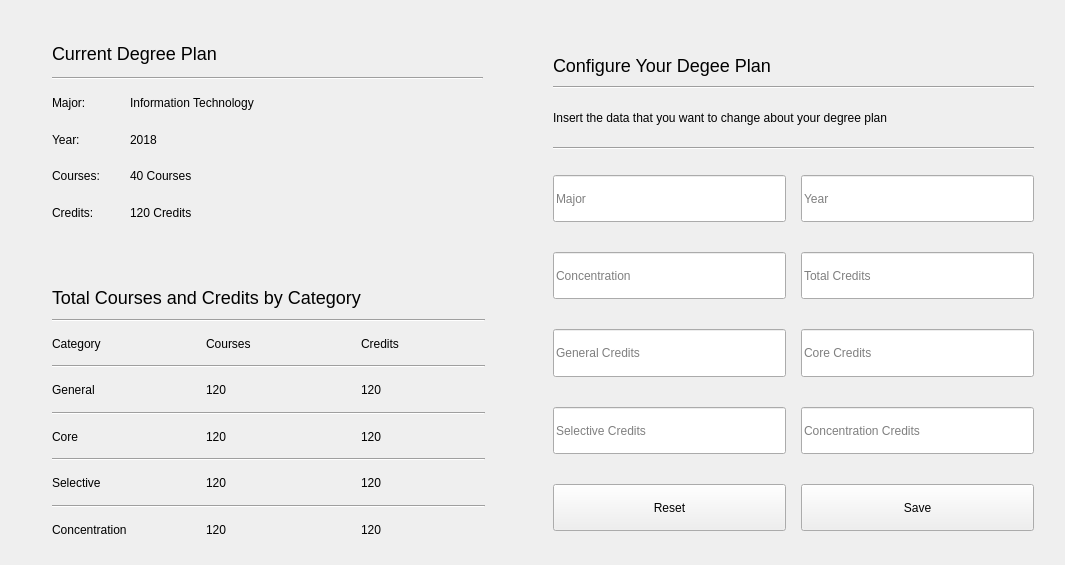
         <widget class="QWidget" name="degreeplan_page">
          <widget class="QFrame" name="current_degreeplan">
           <property name="geometry">
            <rect>
             <x>32</x>
             <y>25</y>
             <width>470</width>
             <height>221</height>
            </rect>
           </property>
           <property name="styleSheet">
            <string notr="true"/>
           </property>
           <property name="frameShape">
            <enum>QFrame::NoFrame</enum>
           </property>
           <property name="frameShadow">
            <enum>QFrame::Plain</enum>
           </property>
           <widget class="QWidget" name="layoutWidget_3">
            <property name="geometry">
             <rect>
              <x>10</x>
              <y>10</y>
              <width>451</width>
              <height>196</height>
             </rect>
            </property>
            <layout class="QGridLayout" name="gridLayout_8">
             <property name="leftMargin">
              <number>10</number>
             </property>
             <property name="topMargin">
              <number>5</number>
             </property>
             <property name="rightMargin">
              <number>10</number>
             </property>
             <property name="bottomMargin">
              <number>5</number>
             </property>
             <property name="horizontalSpacing">
              <number>30</number>
             </property>
             <property name="verticalSpacing">
              <number>10</number>
             </property>
             <item row="0" column="0" colspan="2">
              <widget class="QLabel" name="user_sum_fullname_7">
               <property name="styleSheet">
                <string notr="true">font-size: 18px;</string>
               </property>
               <property name="text">
                <string>Current Degree Plan</string>
               </property>
              </widget>
             </item>
             <item row="4" column="1">
              <widget class="QLabel" name="user_sum_concentration_17">
               <property name="sizePolicy">
                <sizepolicy hsizetype="Expanding" vsizetype="Preferred">
                 <horstretch>0</horstretch>
                 <verstretch>0</verstretch>
                </sizepolicy>
               </property>
               <property name="text">
                <string>40 Courses</string>
               </property>
              </widget>
             </item>
             <item row="2" column="0">
              <widget class="QLabel" name="user_sum_major_27">
               <property name="sizePolicy">
                <sizepolicy hsizetype="Preferred" vsizetype="Preferred">
                 <horstretch>0</horstretch>
                 <verstretch>0</verstretch>
                </sizepolicy>
               </property>
               <property name="text">
                <string>Major:</string>
               </property>
              </widget>
             </item>
             <item row="4" column="0">
              <widget class="QLabel" name="user_sum_concentration_11">
               <property name="sizePolicy">
                <sizepolicy hsizetype="Preferred" vsizetype="Preferred">
                 <horstretch>0</horstretch>
                 <verstretch>0</verstretch>
                </sizepolicy>
               </property>
               <property name="text">
                <string>Courses:</string>
               </property>
              </widget>
             </item>
             <item row="2" column="1">
              <widget class="QLabel" name="user_sum_major_45">
               <property name="sizePolicy">
                <sizepolicy hsizetype="Expanding" vsizetype="Preferred">
                 <horstretch>0</horstretch>
                 <verstretch>0</verstretch>
                </sizepolicy>
               </property>
               <property name="text">
                <string>Information Technology</string>
               </property>
              </widget>
             </item>
             <item row="1" column="0" colspan="2">
              <widget class="Line" name="line_9">
               <property name="orientation">
                <enum>Qt::Horizontal</enum>
               </property>
              </widget>
             </item>
             <item row="5" column="0">
              <widget class="QLabel" name="user_sum_concentration_12">
               <property name="sizePolicy">
                <sizepolicy hsizetype="Preferred" vsizetype="Preferred">
                 <horstretch>0</horstretch>
                 <verstretch>0</verstretch>
                </sizepolicy>
               </property>
               <property name="text">
                <string>Credits:</string>
               </property>
              </widget>
             </item>
             <item row="5" column="1">
              <widget class="QLabel" name="user_sum_concentration_18">
               <property name="sizePolicy">
                <sizepolicy hsizetype="Expanding" vsizetype="Preferred">
                 <horstretch>0</horstretch>
                 <verstretch>0</verstretch>
                </sizepolicy>
               </property>
               <property name="text">
                <string>120 Credits</string>
               </property>
              </widget>
             </item>
             <item row="3" column="0">
              <widget class="QLabel" name="user_sum_major_28">
               <property name="sizePolicy">
                <sizepolicy hsizetype="Preferred" vsizetype="Preferred">
                 <horstretch>0</horstretch>
                 <verstretch>0</verstretch>
                </sizepolicy>
               </property>
               <property name="text">
                <string>Year:</string>
               </property>
              </widget>
             </item>
             <item row="3" column="1">
              <widget class="QLabel" name="user_sum_major_46">
               <property name="sizePolicy">
                <sizepolicy hsizetype="Expanding" vsizetype="Preferred">
                 <horstretch>0</horstretch>
                 <verstretch>0</verstretch>
                </sizepolicy>
               </property>
               <property name="text">
                <string>2018</string>
               </property>
              </widget>
             </item>
            </layout>
           </widget>
          </widget>
          <widget class="QFrame" name="courses_by_category">
           <property name="geometry">
            <rect>
             <x>32</x>
             <y>270</y>
             <width>470</width>
             <height>286</height>
            </rect>
           </property>
           <property name="styleSheet">
            <string notr="true"/>
           </property>
           <property name="frameShape">
            <enum>QFrame::NoFrame</enum>
           </property>
           <property name="frameShadow">
            <enum>QFrame::Plain</enum>
           </property>
           <widget class="QWidget" name="layoutWidget_13">
            <property name="geometry">
             <rect>
              <x>10</x>
              <y>10</y>
              <width>453</width>
              <height>266</height>
             </rect>
            </property>
            <layout class="QGridLayout" name="gridLayout_11">
             <property name="leftMargin">
              <number>10</number>
             </property>
             <property name="topMargin">
              <number>5</number>
             </property>
             <property name="rightMargin">
              <number>10</number>
             </property>
             <property name="bottomMargin">
              <number>5</number>
             </property>
             <property name="horizontalSpacing">
              <number>30</number>
             </property>
             <property name="verticalSpacing">
              <number>10</number>
             </property>
             <item row="8" column="2">
              <widget class="QLabel" name="user_sum_concentration_34">
               <property name="sizePolicy">
                <sizepolicy hsizetype="Expanding" vsizetype="Preferred">
                 <horstretch>0</horstretch>
                 <verstretch>0</verstretch>
                </sizepolicy>
               </property>
               <property name="text">
                <string>120</string>
               </property>
              </widget>
             </item>
             <item row="10" column="2">
              <widget class="QLabel" name="user_sum_concentration_35">
               <property name="sizePolicy">
                <sizepolicy hsizetype="Expanding" vsizetype="Preferred">
                 <horstretch>0</horstretch>
                 <verstretch>0</verstretch>
                </sizepolicy>
               </property>
               <property name="text">
                <string>120</string>
               </property>
              </widget>
             </item>
             <item row="1" column="0" colspan="3">
              <widget class="Line" name="line_25">
               <property name="orientation">
                <enum>Qt::Horizontal</enum>
               </property>
              </widget>
             </item>
             <item row="0" column="0" colspan="3">
              <widget class="QLabel" name="user_sum_fullname_10">
               <property name="styleSheet">
                <string notr="true">font-size: 18px;</string>
               </property>
               <property name="text">
                <string>Total Courses and Credits by Category</string>
               </property>
              </widget>
             </item>
             <item row="8" column="0">
              <widget class="QLabel" name="user_sum_concentration_27">
               <property name="sizePolicy">
                <sizepolicy hsizetype="Expanding" vsizetype="Preferred">
                 <horstretch>0</horstretch>
                 <verstretch>0</verstretch>
                </sizepolicy>
               </property>
               <property name="text">
                <string>Selective</string>
               </property>
              </widget>
             </item>
             <item row="4" column="0">
              <widget class="QLabel" name="user_sum_concentration_25">
               <property name="sizePolicy">
                <sizepolicy hsizetype="Expanding" vsizetype="Preferred">
                 <horstretch>0</horstretch>
                 <verstretch>0</verstretch>
                </sizepolicy>
               </property>
               <property name="text">
                <string>General</string>
               </property>
              </widget>
             </item>
             <item row="8" column="1">
              <widget class="QLabel" name="user_sum_concentration_30">
               <property name="sizePolicy">
                <sizepolicy hsizetype="Expanding" vsizetype="Preferred">
                 <horstretch>0</horstretch>
                 <verstretch>0</verstretch>
                </sizepolicy>
               </property>
               <property name="text">
                <string>120</string>
               </property>
              </widget>
             </item>
             <item row="10" column="0">
              <widget class="QLabel" name="user_sum_concentration_28">
               <property name="sizePolicy">
                <sizepolicy hsizetype="Expanding" vsizetype="Preferred">
                 <horstretch>0</horstretch>
                 <verstretch>0</verstretch>
                </sizepolicy>
               </property>
               <property name="text">
                <string>Concentration</string>
               </property>
              </widget>
             </item>
             <item row="6" column="0">
              <widget class="QLabel" name="user_sum_concentration_26">
               <property name="sizePolicy">
                <sizepolicy hsizetype="Expanding" vsizetype="Preferred">
                 <horstretch>0</horstretch>
                 <verstretch>0</verstretch>
                </sizepolicy>
               </property>
               <property name="text">
                <string>Core</string>
               </property>
              </widget>
             </item>
             <item row="3" column="0" colspan="3">
              <widget class="Line" name="line_26">
               <property name="orientation">
                <enum>Qt::Horizontal</enum>
               </property>
              </widget>
             </item>
             <item row="6" column="1">
              <widget class="QLabel" name="user_sum_concentration_29">
               <property name="sizePolicy">
                <sizepolicy hsizetype="Expanding" vsizetype="Preferred">
                 <horstretch>0</horstretch>
                 <verstretch>0</verstretch>
                </sizepolicy>
               </property>
               <property name="text">
                <string>120</string>
               </property>
              </widget>
             </item>
             <item row="4" column="1">
              <widget class="QLabel" name="user_sum_concentration_24">
               <property name="sizePolicy">
                <sizepolicy hsizetype="Expanding" vsizetype="Preferred">
                 <horstretch>0</horstretch>
                 <verstretch>0</verstretch>
                </sizepolicy>
               </property>
               <property name="text">
                <string>120</string>
               </property>
              </widget>
             </item>
             <item row="2" column="2">
              <widget class="QLabel" name="user_sum_major_66">
               <property name="sizePolicy">
                <sizepolicy hsizetype="Expanding" vsizetype="Preferred">
                 <horstretch>0</horstretch>
                 <verstretch>0</verstretch>
                </sizepolicy>
               </property>
               <property name="text">
                <string>Credits</string>
               </property>
              </widget>
             </item>
             <item row="10" column="1">
              <widget class="QLabel" name="user_sum_concentration_31">
               <property name="sizePolicy">
                <sizepolicy hsizetype="Expanding" vsizetype="Preferred">
                 <horstretch>0</horstretch>
                 <verstretch>0</verstretch>
                </sizepolicy>
               </property>
               <property name="text">
                <string>120</string>
               </property>
              </widget>
             </item>
             <item row="4" column="2">
              <widget class="QLabel" name="user_sum_concentration_32">
               <property name="sizePolicy">
                <sizepolicy hsizetype="Expanding" vsizetype="Preferred">
                 <horstretch>0</horstretch>
                 <verstretch>0</verstretch>
                </sizepolicy>
               </property>
               <property name="text">
                <string>120</string>
               </property>
              </widget>
             </item>
             <item row="2" column="0">
              <widget class="QLabel" name="user_sum_major_65">
               <property name="sizePolicy">
                <sizepolicy hsizetype="Expanding" vsizetype="Preferred">
                 <horstretch>0</horstretch>
                 <verstretch>0</verstretch>
                </sizepolicy>
               </property>
               <property name="text">
                <string>Category</string>
               </property>
              </widget>
             </item>
             <item row="2" column="1">
              <widget class="QLabel" name="user_sum_major_64">
               <property name="sizePolicy">
                <sizepolicy hsizetype="Expanding" vsizetype="Preferred">
                 <horstretch>0</horstretch>
                 <verstretch>0</verstretch>
                </sizepolicy>
               </property>
               <property name="text">
                <string>Courses</string>
               </property>
              </widget>
             </item>
             <item row="6" column="2">
              <widget class="QLabel" name="user_sum_concentration_33">
               <property name="sizePolicy">
                <sizepolicy hsizetype="Expanding" vsizetype="Preferred">
                 <horstretch>0</horstretch>
                 <verstretch>0</verstretch>
                </sizepolicy>
               </property>
               <property name="text">
                <string>120</string>
               </property>
              </widget>
             </item>
             <item row="5" column="0" colspan="3">
              <widget class="Line" name="line_27">
               <property name="orientation">
                <enum>Qt::Horizontal</enum>
               </property>
              </widget>
             </item>
             <item row="7" column="0" colspan="3">
              <widget class="Line" name="line_31">
               <property name="orientation">
                <enum>Qt::Horizontal</enum>
               </property>
              </widget>
             </item>
             <item row="9" column="0" colspan="3">
              <widget class="Line" name="line_32">
               <property name="orientation">
                <enum>Qt::Horizontal</enum>
               </property>
              </widget>
             </item>
            </layout>
           </widget>
          </widget>
          <widget class="QFrame" name="config_degreeplan">
           <property name="geometry">
            <rect>
             <x>533</x>
             <y>30</y>
             <width>523</width>
             <height>526</height>
            </rect>
           </property>
           <property name="styleSheet">
            <string notr="true"/>
           </property>
           <property name="frameShape">
            <enum>QFrame::NoFrame</enum>
           </property>
           <property name="frameShadow">
            <enum>QFrame::Plain</enum>
           </property>
           <widget class="QWidget" name="layoutWidget">
            <property name="geometry">
             <rect>
              <x>20</x>
              <y>20</y>
              <width>481</width>
              <height>486</height>
             </rect>
            </property>
            <layout class="QVBoxLayout" name="config_degreeplan_container" stretch="0,0,2,0,20">
             <property name="spacing">
              <number>10</number>
             </property>
             <property name="topMargin">
              <number>5</number>
             </property>
             <property name="bottomMargin">
              <number>0</number>
             </property>
             <item>
              <widget class="QLabel" name="config_degreeplan_title">
               <property name="styleSheet">
                <string notr="true">font-size: 18px;</string>
               </property>
               <property name="text">
                <string>Configure Your Degee Plan</string>
               </property>
              </widget>
             </item>
             <item>
              <widget class="Line" name="config_degreeplan_line1">
               <property name="orientation">
                <enum>Qt::Horizontal</enum>
               </property>
              </widget>
             </item>
             <item>
              <widget class="QLabel" name="config_degreeplan_guide">
               <property name="text">
                <string>Insert the data that you want to change about your degree plan</string>
               </property>
              </widget>
             </item>
             <item>
              <widget class="Line" name="config_degreeplan_line2">
               <property name="orientation">
                <enum>Qt::Horizontal</enum>
               </property>
              </widget>
             </item>
             <item>
              <layout class="QGridLayout" name="config_degreeplan_input_container">
               <property name="topMargin">
                <number>15</number>
               </property>
               <property name="rightMargin">
                <number>0</number>
               </property>
               <property name="bottomMargin">
                <number>5</number>
               </property>
               <property name="horizontalSpacing">
                <number>15</number>
               </property>
               <property name="verticalSpacing">
                <number>30</number>
               </property>
               <item row="0" column="1">
                <widget class="QLineEdit" name="config_degreeplan_year">
                 <property name="sizePolicy">
                  <sizepolicy hsizetype="Expanding" vsizetype="Expanding">
                   <horstretch>0</horstretch>
                   <verstretch>0</verstretch>
                  </sizepolicy>
                 </property>
                 <property name="text">
                  <string/>
                 </property>
                 <property name="placeholderText">
                  <string>Year</string>
                 </property>
                </widget>
               </item>
               <item row="1" column="0">
                <widget class="QLineEdit" name="config_degreeplan_concentration">
                 <property name="sizePolicy">
                  <sizepolicy hsizetype="Expanding" vsizetype="Expanding">
                   <horstretch>0</horstretch>
                   <verstretch>0</verstretch>
                  </sizepolicy>
                 </property>
                 <property name="text">
                  <string/>
                 </property>
                 <property name="placeholderText">
                  <string>Concentration</string>
                 </property>
                </widget>
               </item>
               <item row="0" column="0">
                <widget class="QLineEdit" name="config_degreeplan_major">
                 <property name="sizePolicy">
                  <sizepolicy hsizetype="Expanding" vsizetype="Expanding">
                   <horstretch>0</horstretch>
                   <verstretch>0</verstretch>
                  </sizepolicy>
                 </property>
                 <property name="text">
                  <string/>
                 </property>
                 <property name="placeholderText">
                  <string>Major</string>
                 </property>
                </widget>
               </item>
               <item row="2" column="0">
                <widget class="QLineEdit" name="config_degreeplan_general">
                 <property name="sizePolicy">
                  <sizepolicy hsizetype="Expanding" vsizetype="Expanding">
                   <horstretch>0</horstretch>
                   <verstretch>0</verstretch>
                  </sizepolicy>
                 </property>
                 <property name="text">
                  <string/>
                 </property>
                 <property name="placeholderText">
                  <string>General Credits</string>
                 </property>
                </widget>
               </item>
               <item row="2" column="1">
                <widget class="QLineEdit" name="config_degreeplan_core">
                 <property name="sizePolicy">
                  <sizepolicy hsizetype="Expanding" vsizetype="Expanding">
                   <horstretch>0</horstretch>
                   <verstretch>0</verstretch>
                  </sizepolicy>
                 </property>
                 <property name="text">
                  <string/>
                 </property>
                 <property name="placeholderText">
                  <string>Core Credits</string>
                 </property>
                </widget>
               </item>
               <item row="3" column="1">
                <widget class="QLineEdit" name="config_degreeplan_concentration_credit">
                 <property name="sizePolicy">
                  <sizepolicy hsizetype="Expanding" vsizetype="Expanding">
                   <horstretch>0</horstretch>
                   <verstretch>0</verstretch>
                  </sizepolicy>
                 </property>
                 <property name="text">
                  <string/>
                 </property>
                 <property name="placeholderText">
                  <string>Concentration Credits</string>
                 </property>
                </widget>
               </item>
               <item row="3" column="0">
                <widget class="QLineEdit" name="config_degreeplan_selective">
                 <property name="sizePolicy">
                  <sizepolicy hsizetype="Expanding" vsizetype="Expanding">
                   <horstretch>0</horstretch>
                   <verstretch>0</verstretch>
                  </sizepolicy>
                 </property>
                 <property name="text">
                  <string/>
                 </property>
                 <property name="placeholderText">
                  <string>Selective Credits</string>
                 </property>
                </widget>
               </item>
               <item row="1" column="1">
                <widget class="QLineEdit" name="config_degreeplan_credit">
                 <property name="sizePolicy">
                  <sizepolicy hsizetype="Expanding" vsizetype="Expanding">
                   <horstretch>0</horstretch>
                   <verstretch>0</verstretch>
                  </sizepolicy>
                 </property>
                 <property name="text">
                  <string/>
                 </property>
                 <property name="placeholderText">
                  <string>Total Credits</string>
                 </property>
                </widget>
               </item>
               <item row="4" column="0">
                <widget class="QPushButton" name="config_degreeplan_reset">
                 <property name="sizePolicy">
                  <sizepolicy hsizetype="Expanding" vsizetype="Expanding">
                   <horstretch>0</horstretch>
                   <verstretch>0</verstretch>
                  </sizepolicy>
                 </property>
                 <property name="text">
                  <string>Reset</string>
                 </property>
                </widget>
               </item>
               <item row="4" column="1">
                <widget class="QPushButton" name="config_degreeplan_save">
                 <property name="sizePolicy">
                  <sizepolicy hsizetype="Expanding" vsizetype="Expanding">
                   <horstretch>0</horstretch>
                   <verstretch>0</verstretch>
                  </sizepolicy>
                 </property>
                 <property name="text">
                  <string>Save</string>
                 </property>
                </widget>
               </item>
              </layout>
             </item>
            </layout>
           </widget>
          </widget>
         </widget>
